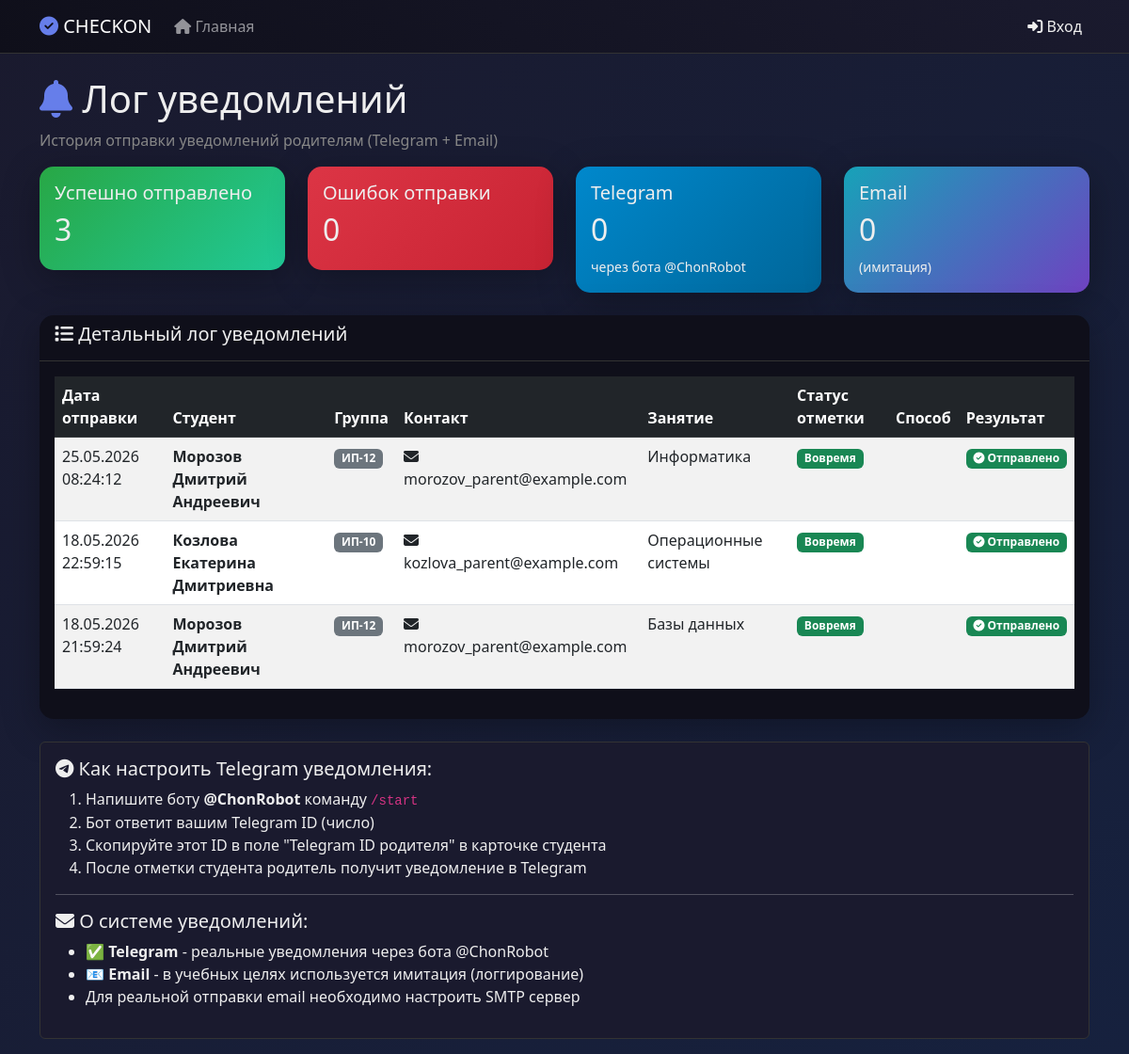
The page /notifications.php on the database as committed earlier.
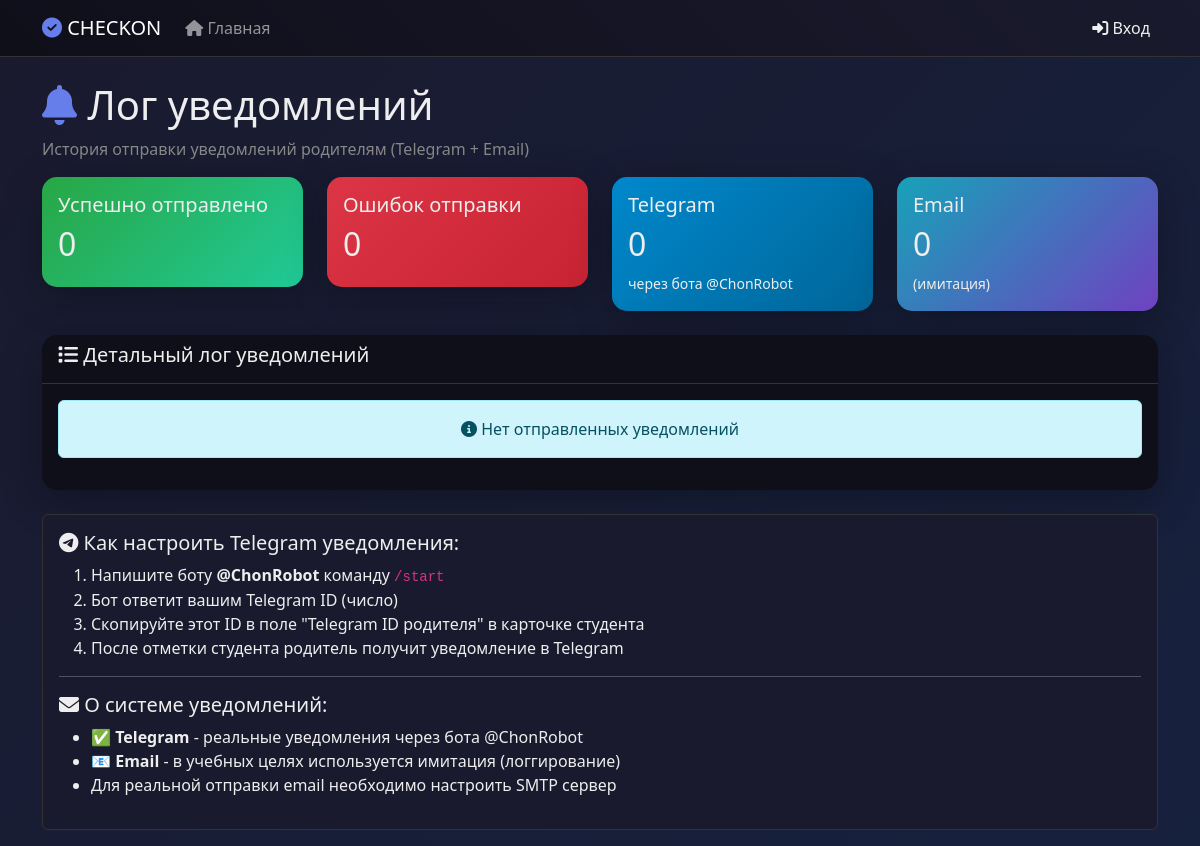
The same page on the database as committed later.
### tables this page shows
CREATE TABLE notifications_log (
            id INTEGER PRIMARY KEY AUTOINCREMENT,
            student_id INTEGER NOT NULL,
            attendance_id INTEGER NOT NULL,
            sent_at TEXT,
            status TEXT
        , sent_via TEXT DEFAULT 'email');

CREATE TABLE students (
            id INTEGER PRIMARY KEY AUTOINCREMENT,
            full_name TEXT NOT NULL,
            group_name TEXT NOT NULL,
            parent_email TEXT,
            parent_phone TEXT
        , telegram_id TEXT);

CREATE TABLE schedule (
            id INTEGER PRIMARY KEY AUTOINCREMENT,
            discipline TEXT NOT NULL,
            teacher TEXT NOT NULL,
            classroom TEXT NOT NULL,
            day_of_week INTEGER NOT NULL,
            start_time TEXT NOT NULL,
            end_time TEXT NOT NULL
        );

### notifications.php (the view, shortened to what this page needs)
<?php
require_once 'init.php';
$notifications = $pdo->query("
    SELECT n.*, s.full_name, s.group_name, s.parent_email, s.telegram_id,
           a.status as attendance_status, a.scan_time,
           sc.discipline
    FROM notifications_log n
    JOIN students s ON n.student_id = s.id
    JOIN attendance a ON n.attendance_id = a.id
    JOIN schedule sc ON a.schedule_id = sc.id
    ORDER BY n.sent_at DESC
")->fetchAll();
$success = count(array_filter($notifications, function($n) { return $n['status'] == 'sent'; }));
$failed = count(array_filter($notifications, function($n) { return $n['status'] == 'failed'; }));
$telegram_count = count(array_filter($notifications, function($n) {
    return strpos($n['sent_via'], 'telegram') !== false;
}));
$email_count = count(array_filter($notifications, function($n) {
    return strpos($n['sent_via'], 'email') !== false;
}));
?>
<!DOCTYPE html>
<html lang="ru">
<head>
    <link href="https://cdn.jsdelivr.net/npm/bootstrap@5.3.0/dist/css/bootstrap.min.css" rel="stylesheet">
    <link rel="stylesheet" href="https://cdnjs.cloudflare.com/ajax/libs/font-awesome/6.4.0/css/all.min.css">
</head>
<body>
    <?php include 'navbar.php'; ?>
    <div class="container mt-4">
        <h1><i class="fas fa-bell" style="color: #667eea;"></i> Лог уведомлений</h1>
        <p class="text-muted">История отправки уведомлений родителям (Telegram + Email)</p>
        <div class="row mb-4">
            <div class="col-md-3">
                <div class="card text-white" style="background: linear-gradient(135deg, #28a745, #20c997);">
                    <div class="card-body">
                        <h5 class="card-title">Успешно отправлено</h5>
                        <h2><?= $success ?></h2>
                    </div>
                </div>
            </div>
            <div class="col-md-3">
                <div class="card text-white" style="background: linear-gradient(135deg, #dc3545, #c82333);">
                    <div class="card-body">
                        <h5 class="card-title">Ошибок отправки</h5>
                        <h2><?= $failed ?></h2>
                    </div>
                </div>
            </div>
            <div class="col-md-3">
                <div class="card text-white" style="background: linear-gradient(135deg, #0088cc, #006699);">
                    <div class="card-body">
                        <h5 class="card-title">Telegram</h5>
                        <h2><?= $telegram_count ?></h2>
                        <small>через бота @ChonRobot</small>
                    </div>
                </div>
            </div>
            <div class="col-md-3">
                <div class="card text-white" style="background: linear-gradient(135deg, #17a2b8, #6f42c1);">
                    <div class="card-body">
                        <h5 class="card-title">Email</h5>
                        <h2><?= $email_count ?></h2>
                        <small>(имитация)</small>
                    </div>
                </div>
            </div>
        </div>
        <div class="card">
            <div class="card-header">
                <h5><i class="fas fa-list"></i> Детальный лог уведомлений</h5>
            </div>
            <div class="card-body">
                <?php if (count($notifications) > 0): ?>
                    <div class="table-responsive">
                        <table class="table table-striped table-hover">
                            <thead class="table-dark">
                                <tr>
                                    <th>Дата отправки</th>
                                    <th>Студент</th>
                                    <th>Группа</th>
                                    <th>Контакт</th>
                                    <th>Занятие</th>
                                    <th>Статус отметки</th>
                                    <th>Способ</th>
                                    <th>Результат</th>
                                </tr>
                            </thead>
                            <tbody>
                                <?php foreach ($notifications as $n): ?>
                                    <tr>
                                        <td><?= date('d.m.Y H:i:s', strtotime($n['sent_at'])) ?></td>
                                        <td><strong><?= htmlspecialchars($n['full_name']) ?></strong></td>
                                        <td><span class="badge bg-secondary"><?= htmlspecialchars($n['group_name']) ?></span></td>
                                        <td>
                                            <?php if (!empty($n['telegram_id'])): ?>
                                                <i class="fab fa-telegram"></i> <?= htmlspecialchars($n['telegram_id']) ?>
                                            <?php elseif (!empty($n['parent_email'])): ?>
                                                <i class="fas fa-envelope"></i> <?= htmlspecialchars($n['parent_email']) ?>
                                            <?php else: ?>
                                                <span class="text-muted">нет контакта</span>
                                            <?php endif; ?>
                                        <td><?= htmlspecialchars($n['discipline']) ?></td>
                                        <td>
                                            <?php if ($n['attendance_status'] == 'present'): ?>
                                                <span class="badge bg-success">Вовремя</span>
                                            <?php else: ?>
                                                <span class="badge bg-warning">Опоздал</span>
                                            <?php endif; ?>
                                        <td>
                                        <td>
                                            <?php if ($n['status'] == 'sent'): ?>
                                                <span class="badge bg-success">
                                                    <i class="fas fa-check-circle"></i> Отправлено
                                                </span>
                                            <?php else: ?>
                                                <span class="badge bg-danger">
                                                    <i class="fas fa-times-circle"></i> Ошибка
                                                </span>
                                            <?php endif; ?>
                                    </tr>
                                <?php endforeach; ?>
                            </tbody>
                        </table>
                    </div>
                <?php else: ?>
                    <div class="alert alert-info text-center">
                        <i class="fas fa-info-circle"></i> Нет отправленных уведомлений
                    </div>
                <?php endif; ?>
            </div>
        </div>
        <div class="alert alert-secondary mt-4">
            <h5><i class="fab fa-telegram"></i> Как настроить Telegram уведомления:</h5>
            <ol>
                <li>Напишите боту <strong>@ChonRobot</strong> команду <code>/start</code></li>
                <li>Бот ответит вашим Telegram ID (число)</li>
                <li>Скопируйте этот ID в поле "Telegram ID родителя" в карточке студента</li>
                <li>После отметки студента родитель получит уведомление в Telegram</li>
            </ol>
            <hr>
            <h5><i class="fas fa-envelope"></i> О системе уведомлений:</h5>
            <ul>
                <li>✅ <strong>Telegram</strong> - реальные уведомления через бота @ChonRobot</li>
                <li>📧 <strong>Email</strong> - в учебных целях используется имитация (логгирование)</li>
                <li>Для реальной отправки email необходимо настроить SMTP сервер</li>
            </ul>
        </div>
    </div>
</body>
</html>

### navbar.php (shortened to what this page needs)
<nav class="navbar navbar-expand-lg navbar-dark" style="background: linear-gradient(45deg, #0f0f1a, #1a1a2e); border-bottom: 1px solid #333;">
    <div class="container">
        <a class="navbar-brand" href="index.php">
            <i class="fas fa-check-circle" style="color: #667eea;"></i> CHECKON
        </a>
        <div class="collapse navbar-collapse" id="navbarNav">
            <ul class="navbar-nav me-auto">
                <li class="nav-item">
                    <a class="nav-link" href="index.php">
                        <i class="fas fa-home"></i> Главная
                    </a>
                </li>
            </ul>
            <ul class="navbar-nav">
                <?php if (isset($_SESSION['user_id'])): ?>
                <li class="nav-item dropdown">
                    <a class="nav-link dropdown-toggle" href="#" data-bs-toggle="dropdown" style="color: #eee;">
                        <i class="fas fa-user-circle"></i>
                        <?= htmlspecialchars($_SESSION['full_name'] ?? 'Пользователь') ?>
                    </a>
                    <ul class="dropdown-menu dropdown-menu-end" style="background: #1a1a2e; border: 1px solid #333;">
                        <li><a class="dropdown-item" href="logout.php" style="color: #eee;">
                            <i class="fas fa-sign-out-alt"></i> Выйти
                        </a></li>
                    </ul>
                </li>
                <?php else: ?>
                <li class="nav-item">
                    <a class="nav-link" href="login.php" style="color: #eee;">
                        <i class="fas fa-sign-in-alt"></i> Вход
                    </a>
                </li>
                <?php endif; ?>
            </ul>
        </div>
    </div>
</nav>

### notifications.php (style rules this page uses)
body { background: linear-gradient(135deg, #1a1a2e 0%, #16213e 100%); min-height: 100vh; }
.card { background: #0f0f1a; border: none; border-radius: 15px; box-shadow: 0 10px 40px rgba(0,0,0,0.3); }
.card-header { border-bottom: 1px solid #333; background: transparent; }
.text-white, h1, h2, h3, h4, h5, h6, p, label { color: #eee !important; }
.text-muted { color: #888 !important; }
.alert-secondary { background: #1a1a2e; border: 1px solid #333; color: #eee; }
.table { color: #eee; }
.table-striped>tbody>tr:nth-of-type(odd) { background-color: rgba(255,255,255,0.05); }

Rows that differ between the two databases and show on the page:
removed notifications_log: sent_at "25.05.2026 08:24:12", student.full_name "Морозов Дмитрий Андреевич", student.group_name "ИП-12", student.parent_email "morozov_parent@example.com", schedule.discipline "Информатика", status "sent" (drawn)
removed notifications_log: sent_at "18.05.2026 22:59:15", student.full_name "Козлова Екатерина Дмитриевна", student.group_name "ИП-10", student.parent_email "kozlova_parent@example.com", schedule.discipline "Операционные системы", status "sent" (drawn)
removed notifications_log: sent_at "18.05.2026 21:59:24", student.full_name "Морозов Дмитрий Андреевич", student.group_name "ИП-12", student.parent_email "morozov_parent@example.com", schedule.discipline "Базы данных", status "sent" (drawn)
Other text that changed with them:
$success: "3" → "0"
text no longer shown: "Дата отправки Студент Группа Контакт Занятие Статус отметки Способ Результат"
text now shown: "Нет отправленных уведомлений"
